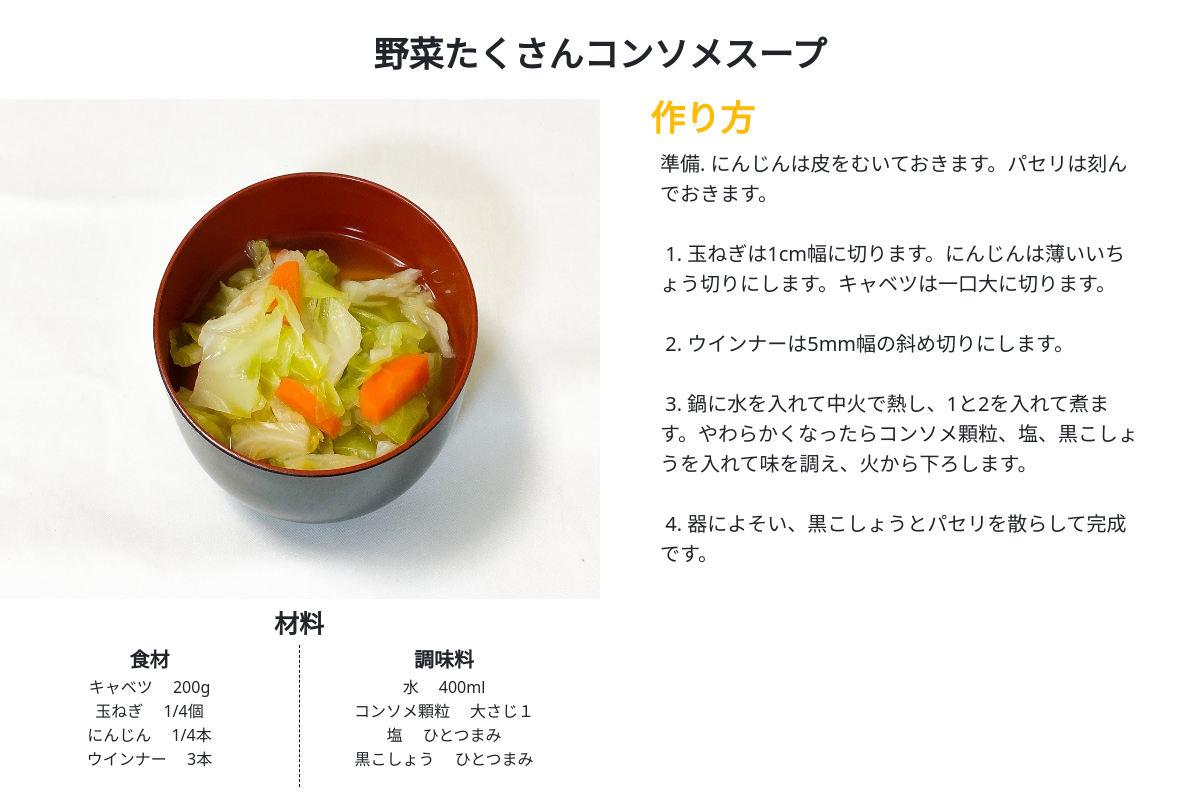
The page /detail/29 on the database its author committed.
### eatapp/models.py (models this page shows)
class EatModel(models.Model):
    title = models.CharField(max_length=40)
    content = models.TextField()
    author = models.CharField(max_length=20)
    snsimage = models.ImageField(upload_to='media/')
    good = models.IntegerField(null=True, blank=True, default=0)
    read = models.IntegerField(null=True, blank=True, default=0)
    readtext = models.TextField(null=True, blank=True, default='a')
    subtitle = models.TextField(null=True, blank=True, default='a')
    material = models.TextField(null=True, blank=True, default='a')

### eatapp/views.py (the view)
# urls.py: path('detail/<int:pk>', detailfunc, name='detail'),
def detailfunc(request, pk):
    object = get_object_or_404(EatModel, pk=pk)
    return render(request, 'detail.html', {'object':object})

### templates/detail.html (shortened to what this page needs)
{% extends 'base.html' %}
{% load static %}
{% block customcss %}
<link rel="stylesheet" href="{% static 'detail.css' %}">
{% endblock customcss %}
{% block content %}
<p class="title">{{ object.title }}</p>
<div class="flex">
    <div class="joge">
        <p class="img"><img src="{{ object.snsimage.url }}"></p>
        <p class="zairyo">材料</p>
        <div class="separate">
            <div class="left">
                <p class="pl">食材</p>
                <p class="shokuzai" style="white-space:pre-wrap;">{{ object.material }}</p>
            </div>
            <div class="right">
                <p class="pr">調味料</p>
                <p class="choumiryo" style="white-space:pre-wrap;">{{ object.subtitle }}</p>
            </div>
        </div>
    </div>
    <div class="space">
        <h3>作り方</h3>
        <p class="content" style="white-space:pre-wrap;">{{ object.content }}</p>
    </div>
</div>
{% endblock content %}

### static/detail.css (style rules this page uses)
@media screen and (min-width:961px) { .title { text-align: center; margin-top: 30px; font-weight: bold; font-size: 35px; } }
@media screen and (min-width:961px) { .joge { width: 50%; } }
@media screen and (min-width:961px) { img { width: 100%; height: 500px; } }
@media screen and (min-width:961px) { h3 { font-size: 35px; font-weight: bold; margin-left: 50px; } }
@media screen and (min-width:961px) { .space { width: 50%; } }
@media screen and (min-width:961px) { .content { width: 80%; margin: 0 auto; font-size: 20px; } }
@media screen and (min-width:961px) { .flex { display: flex; justify-content: space-between; width: 100%; } }
@media screen and (min-width:961px) { .img { width: 100%; } }
@media screen and (min-width:961px) { .zairyo { height: 20px; line-height: 20px; width: 52px; font-size: 25px; font-weight: bold; font-family: serif; margin: 0 auto; padding: 0; } }
@media screen and (min-width:961px) { .separate { display: flex; margin: 0; padding: 0; margin-top: 10px; } }
@media screen and (min-width:961px) { .pl { font-size: 20px; margin: 0 auto; font-weight: bold; white-space: pre-wrap; } }
@media screen and (min-width:961px) { .left { width: 50%; border-right: black 1px dashed; text-align: center; } }
@media screen and (min-width:961px) { .pr { font-size: 20px; margin: 0 auto; font-weight: bold; white-space: pre-wrap; } }
@media screen and (min-width:961px) { .right { width: 48%; text-align: center; } }
.title { font-family: serif; }
h3 { font-family: serif; color: #FFbb00; }
.content { white-space: pre-wrap; }

### rows shown on the page
EatModel: title "野菜たくさんコンソメスープ", snsimage (picture), material "キャベツ 200g 玉ねぎ 1/4個 にんじん 1/4本 ウインナー 3本", subtitle "水 400ml コンソメ顆粒 大さじ１ 塩 ひとつまみ 黒こしょう ひとつまみ", content "準備. にんじんは皮をむいておきます。パセリは刻んでおきます。 1. 玉ねぎは1cm幅に切ります。にんじんは薄いいちょう切りにします。キャベツは一口大に切ります。 2. ウインナーは5mm幅の斜め切りにします。 3. 鍋に水を入れて中火で熱し、1と2を入れて煮ます。やわらかくなったらコンソメ顆粒、塩、黒こしょうを入れて味を調え、火から下ろします。 4. 器によそい、黒こしょうとパセリを散らして完成です。"
